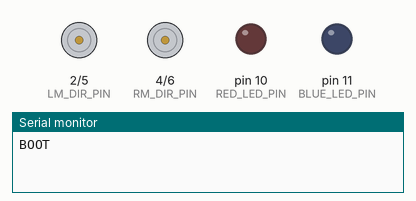
Recording of a sketch running on a simulated Arduino Nano, built with avr-gcc and run on an emulated ATmega328P. Shown: direction and speed pins drawn as motors (green arrow = direction pin HIGH = forward, orange = LOW = backward, longer = more drive), output pins drawn as LEDs (lit = HIGH), the last lines printed to the serial monitor.

Above: at 0.75 s.
At 2.7 s:
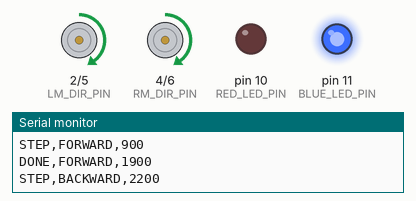
At 3.7 s:
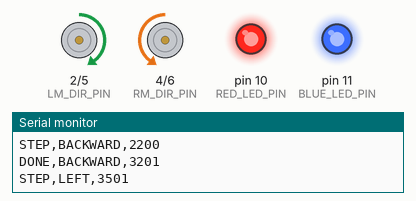
At 4.5 s:
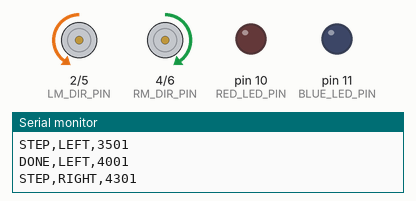
At 7.6 s:
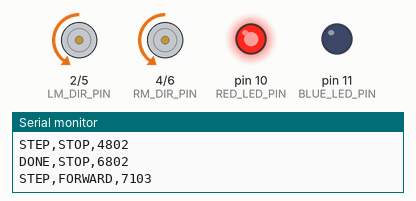
Timing chart, 0 to 8.7 s (numbered marks = the images above):
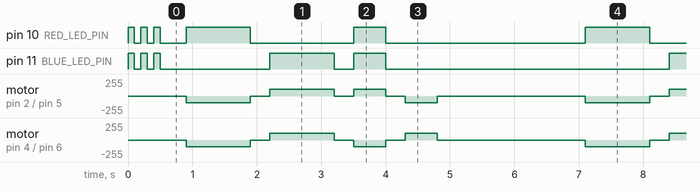

The sketch:

basic_drive.ino
```cpp
// Auto-generated by BowCar
#include <Arduino.h>


// Arduino pin numbers for BowCar
// 바우카를 위한 아두이노 핀 번호

// LED control pins
const int RED_LED_PIN =10;
const int BLUE_LED_PIN =11;

// Ultrasonic sensor pins
const int TRIG_PIN =13;
const int ECHO_PIN =12;

// IR sensor pins
const int IRL_PIN =A6;
const int IRR_PIN =A7;

// Sound sensor pin
const int SS_PIN =A3;

// Buzzer pin
const int BUZZER_PIN =3;

// Light Sensor
const int LS_PIN = A2;

// Motor control pins
const int LM_DIR_PIN =2;
const int LM_PWM_PIN =5;

const int RM_DIR_PIN =4;
const int RM_PWM_PIN =6;

// Button pin
const int UB_PIN =A0;
const int DB_PIN =A1;
const int LB_PIN =7;
const int RB_PIN =8;

int duration = 2000;


void setup() {
  Serial.begin(9600);
  pinMode(LM_DIR_PIN, OUTPUT);
  pinMode(LM_PWM_PIN, OUTPUT);
  pinMode(RM_DIR_PIN, OUTPUT);
  pinMode(RM_PWM_PIN, OUTPUT);
  analogWrite(LM_PWM_PIN, 0);
  analogWrite(RM_PWM_PIN, 0);
  digitalWrite(LM_DIR_PIN, LOW);
  digitalWrite(RM_DIR_PIN, LOW);
  pinMode(RED_LED_PIN, OUTPUT);
  pinMode(BLUE_LED_PIN, OUTPUT);
  Serial.println(F("BOOT"));
  for (int i = 0; i < 3; ++i) {
    digitalWrite(RED_LED_PIN, HIGH);
    digitalWrite(BLUE_LED_PIN, HIGH);
    delay(100);
    digitalWrite(RED_LED_PIN, LOW);
    digitalWrite(BLUE_LED_PIN, LOW);
    delay(100);
  }
}

void loop() {
  digitalWrite(LM_DIR_PIN, 0);
  analogWrite(LM_PWM_PIN, 0);
  digitalWrite(RM_DIR_PIN, 0);
  analogWrite(RM_PWM_PIN, 0);
  digitalWrite(RED_LED_PIN, LOW);
  digitalWrite(BLUE_LED_PIN, LOW);
  delay(300);
  Serial.print(F("STEP,FORWARD,")); Serial.println(millis());
  digitalWrite(LM_DIR_PIN, 0);
  analogWrite(LM_PWM_PIN, 100);
  digitalWrite(RM_DIR_PIN, 0);
  analogWrite(RM_PWM_PIN, 100);
  digitalWrite(RED_LED_PIN, HIGH);
  digitalWrite(BLUE_LED_PIN, LOW);
  delay(1000);
  Serial.print(F("DONE,FORWARD,")); Serial.println(millis());
  digitalWrite(LM_DIR_PIN, 0);
  analogWrite(LM_PWM_PIN, 0);
  digitalWrite(RM_DIR_PIN, 0);
  analogWrite(RM_PWM_PIN, 0);
  digitalWrite(RED_LED_PIN, LOW);
  digitalWrite(BLUE_LED_PIN, LOW);
  delay(300);
  Serial.print(F("STEP,BACKWARD,")); Serial.println(millis());
  digitalWrite(LM_DIR_PIN, 1);
  analogWrite(LM_PWM_PIN, 100);
  digitalWrite(RM_DIR_PIN, 1);
  analogWrite(RM_PWM_PIN, 100);
  digitalWrite(RED_LED_PIN, LOW);
  digitalWrite(BLUE_LED_PIN, HIGH);
  delay(1000);
  Serial.print(F("DONE,BACKWARD,")); Serial.println(millis());
  digitalWrite(LM_DIR_PIN, 0);
  analogWrite(LM_PWM_PIN, 0);
  digitalWrite(RM_DIR_PIN, 0);
  analogWrite(RM_PWM_PIN, 0);
  digitalWrite(RED_LED_PIN, LOW);
  digitalWrite(BLUE_LED_PIN, LOW);
  delay(300);
  Serial.print(F("STEP,LEFT,")); Serial.println(millis());
  digitalWrite(LM_DIR_PIN, 1);
  analogWrite(LM_PWM_PIN, 100);
  digitalWrite(RM_DIR_PIN, 0);
  analogWrite(RM_PWM_PIN, 100);
  digitalWrite(RED_LED_PIN, HIGH);
  digitalWrite(BLUE_LED_PIN, HIGH);
  delay(500);
  Serial.print(F("DONE,LEFT,")); Serial.println(millis());
  digitalWrite(LM_DIR_PIN, 0);
  analogWrite(LM_PWM_PIN, 0);
  digitalWrite(RM_DIR_PIN, 0);
  analogWrite(RM_PWM_PIN, 0);
  digitalWrite(RED_LED_PIN, LOW);
  digitalWrite(BLUE_LED_PIN, LOW);
  delay(300);
  Serial.print(F("STEP,RIGHT,")); Serial.println(millis());
  digitalWrite(LM_DIR_PIN, 0);
  analogWrite(LM_PWM_PIN, 100);
  digitalWrite(RM_DIR_PIN, 1);
  analogWrite(RM_PWM_PIN, 100);
  digitalWrite(RED_LED_PIN, LOW);
  digitalWrite(BLUE_LED_PIN, LOW);
  delay(500);
  Serial.print(F("DONE,RIGHT,")); Serial.println(millis());
  digitalWrite(LM_DIR_PIN, 0);
  analogWrite(LM_PWM_PIN, 0);
  digitalWrite(RM_DIR_PIN, 0);
  analogWrite(RM_PWM_PIN, 0);
  digitalWrite(RED_LED_PIN, LOW);
  digitalWrite(BLUE_LED_PIN, LOW);
  Serial.print(F("STEP,STOP,")); Serial.println(millis());
  delay(2000);
  Serial.print(F("DONE,STOP,")); Serial.println(millis());
}
```

Measured:
- by itself, pin 10 (RED_LED_PIN): HIGH → LOW at 0.10 s, → HIGH 0.10 s later, → LOW 0.10 s later, → HIGH 0.10 s later, … (31 changes in this stretch)
- by itself, pin 11 (BLUE_LED_PIN): HIGH → LOW at 0.10 s, → HIGH 0.10 s later, → LOW 0.10 s later, → HIGH 0.10 s later, … (30 changes in this stretch)
- by itself, motor on pin 2 (LM_DIR_PIN) / pin 5 (LM_PWM_PIN): repeats every 6.2 s: stopped 0.30 s, forward 100/255 1.0 s, stopped 0.30 s, forward 100/255 0.50 s, stopped 0.30 s, backward 100/255 0.50 s, stopped 2.3 s, backward 100/255 1.0 s
- by itself, motor on pin 4 (RM_DIR_PIN) / pin 6 (RM_PWM_PIN): repeats every 6.2 s: stopped 0.30 s, forward 100/255 1.0 s, stopped 0.30 s, backward 100/255 0.50 s, stopped 0.30 s, forward 100/255 0.50 s, stopped 2.3 s, backward 100/255 1.0 s
